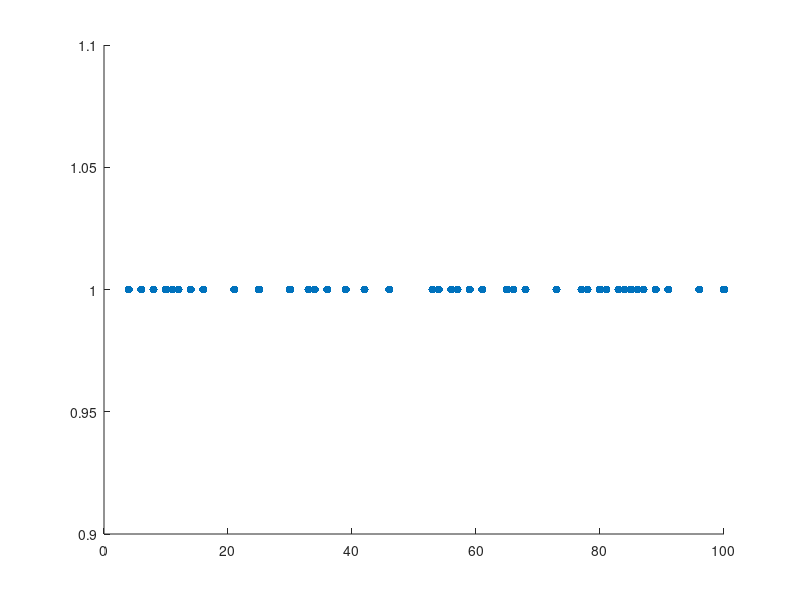

This chart was generated by the following MATLAB code:
%% input parameters
density     = 0.4;    % the ratio of road cells occupied by a car
max_speed   = 5;      % the maximally possible speed [cells/second]
p_SF        = 0.20;   % the ratio of 'sunday drivers'
len         = 100;   % the length of the road [cells] (1000)
T           = 100;    % the simulation time [seconds] (3600)

    %<<<<<< ADD YOUR CODE HERE >>>>>>%

%% initial configuration

n = floor(len*density);         %Anzahl der Autos - gerundet auf ganze Autos mit floor
pos = sort(randperm(len, n))    %Positionen der Autos - aufsteigend sortiert
vel = zeros(1,n)                %Geschwindigkeiten der Autos
Strasse = zeros(1,len);%Die Position der Autos wird für die Update Regeln und die Ausgabe in einem Skalierbaren Feld gespeichert
%im Ausgabefeld werden die Autos anhand ihrer Geschwindigkeit dargestellt.
%Felder in denen kein Auto ist sollte mit "-" dargestellt sein. Da ich
%gerade keine Ahnung habe wie man Zeichen statt Zahlen in dem Feld
%speichert und Nullen ungünstig sind, da sie mit einem Auto der
%Geschwindigkeit 0 verwechselt werden können. Schreibe ich in das Feld an
%jede Stelle, wo kein Auto ist, eine 8. (liegt über der
%Höchstgeschwindigkeit)
i = 1;
while (i<=len)
    Strasse(1,i)=8;
    i = i+1;
end
%Autos mit ihrer Geschwindigkeit an der jeweilligen Stelle auf der Straße
%positionieren:
i=1;
while (i<=n)
    Strasse(1,pos(1,i))=vel(1,i);
    i=i+1;
end
Schritt0 = Strasse %Ausgabe zur Kontrolle


%% main time loop
for t=1:T
    %1.) increase speed of all cars by one
        % Falls die Maximalgeschwindigkeit eines Fahrzeuges noch nicht erreicht ist, 
        %wird seine Geschwindigkeit um 1 erhöht

    i=1;
    while(i<=n)              %die Schleife geht jedes Auto durch
        if (vel(1,i)<5)
            vel(1,i)= vel(1,i)+1;  %und erhöht die Geschwindigkeit jedes Autos um 1, solange die Höchstgeschwindigkeit noch nicht erreicht ist.
            Strasse(1,pos(1,i)) = vel(1,i); %Die geschwindigkeitsdarstellung des Autos auf der Straße wird auf seiner Position aktualisiert
        end
        i = i+1;
    end
   vel_erhoeht = Strasse %Ausgabe zur Kontrolle
    
    %2.) decrease speed if it would cause a collision otherwise
        i=1;
        while(i<=n)              %die Schleife geht jedes Auto durch
            if (i+1 <= n)        %index von Pos(i) darf n nicht überschreiten. Sonderfall für das letzte Auto
                if (pos(i+1)>pos(i))    %Normalfall, Sonderfall beim Vergleich des letzten Autos auf der Straße mit 1.Auto auf der Straße 
                    Abstand = pos(i+1)-pos(i);
                    if (Abstand-1 < vel(1,i))        %wenn dieser Abstand-1 kleiner ist als die Geschwindigkeit des Autos
                        vel(1,i)= Abstand-1;          %wird die Geschwindigkeit auf den Wert des Abstandes-1 reduziert
                        Strasse(1,pos(1,i)) = vel(1,i); %Die geschwindigkeitsdarstellung des Autos auf der Straße wird auf seiner Position aktualisiert
                    end
                else
                    Abstand = len-pos(i)+pos(i+1);   %Sonderfall der Abstandsberechnung wenn das aktuelle Auto am Ende der Straße ist und das nächste Auto am Anfang der Straße
                    if (Abstand-1 < vel(1,i))        %wenn dieser Abstand-1 kleiner ist als die Geschwindigkeit des Autos
                        vel(1,i)= Abstand-1;          %wird die Geschwindigkeit auf den Wert des Abstandes-1 reduziert
                        Strasse(1,pos(1,i)) = vel(1,i); %Die geschwindigkeitsdarstellung des Autos auf der Straße wird auf seiner Position aktualisiert
                    end
                end
                
             else
               % Abstand = pos(1)-pos(i)          %Sonderfall, wenn der Abstand des letzten Autos mit dem des 1. Autos verglichen wird
                    
                if (pos(1)>pos(i))                %Normalfall, Sonderfall beim Vergleich des letzten Autos auf der Straße mit 1.Auto auf der Straße 
                    Abstand = pos(1)-pos(i);
                     if (Abstand-1 < vel(1,i))        %wenn dieser Abstand-1 kleiner ist als die Geschwindigkeit des Autos
                        vel(1,i)= Abstand-1;          %wird die Geschwindigkeit auf den Wert des Abstandes-1 reduziert
                        Strasse(1,pos(1,i)) = vel(1,i); %Die geschwindigkeitsdarstellung des Autos auf der Straße wird auf seiner Position aktualisiert
                    end
                else
                    Abstand = len-pos(i)+pos(1);   %Sonderfall der Abstandsberechnung wenn das aktuelle Auto am Ende der Straße ist und das nächste Auto am Anfang der Straße
                    if (Abstand-1 < vel(1,i))         %wenn dieser Abstand-1 kleiner ist als die Geschwindigkeit des Autos
                        vel(1,i)= Abstand-1 ;           %wird die Geschwindigkeit auf den Wert des Abstandes-1 reduziert
                        Strasse(1,pos(1,i)) = vel(1,i); %Die geschwindigkeitsdarstellung des Autos auf der Straße wird auf seiner Position aktualisiert
                    end
                end
            end
            i=i+1;
        end
        
        automatisch_bremsen = Strasse %Ausgabe zur Kontrolle

    
    %3.) decrease velocity of a random selection 
    %    of p_SF*num_cars by 1
       SF = randperm(n,floor(p_SF*n)); %erzeugt einen Vektor mit allen Sonntagsfahrern entsprechend dem Anteil p_SF an allen Autos n.. floor rundet diesen Wert auf ganze autos
       i=1;
       while(i<=floor(p_SF*n))         %Schleife geht alle Sonntagsfahrer durch    
           if (vel(SF(i))>0)    %falls die Geschwindigkeit dieses Sonntagsfahrers größer 0 ist
               vel(SF(i))=vel(SF(i))-1;               %verrigere seine Geschwindigkeit um 1
               Strasse(1,pos(1,SF(i)))= vel(1,SF(i));   %Die geschwindigkeitsdarstellung des Autos auf der Straße wird auf seiner Position aktualisiert
           end
           i=i+1;
       end
       
       Troedeln = Strasse %Ausgabe zur Kontrolle
       
    %4.) move cars according to their speed

        % Alle Fahrzeuge werden ihrer momentanen Geschwindigkeit entsprechend vorwärts bewegt.
    i=1;
    while (i<=n)
         Strasse(1,pos(1,i))=8;                 %alte Position des Autos resetten
        if (pos(1,i)+vel(1,i) <= len)           %aufpassen, dass die Position des Autos+ seine Geschwindigkeit nicht mehr ist als die länge der Straße
                pos(1,i)= pos(1,i)+vel(1,i);    %Position des autos wird der entsprechenden Geschwindigkeit nach aktualisiert
                Strasse(1,pos(1,i))= vel(1,i);   %Die geschwindigkeitsdarstellung des Autos auf der Straße wird auf seiner Position aktualisiert
        else
             pos(1,i)= pos(1,i)+vel(1,i)-len; %Autos, die weiter als die länge der Straße fahren, fangen vorne wieder an..Gefahr des überschreibens gelöst, da vorher geschwindigkeit reduziert
            Strasse(1,pos(1,i))= vel(1,i);   %Die geschwindigkeitsdarstellung des Autos auf der Straße wird auf seiner Position aktualisiert
        end
        i = i+1;
    end
    vorwaerts = Strasse %Ausgabe zur Kontrolle
    %5.) animate
    
        x = pos(:);
        y = ones(1,n);  
        scatter(x,y,"filled")
        pause(0.1)
end;